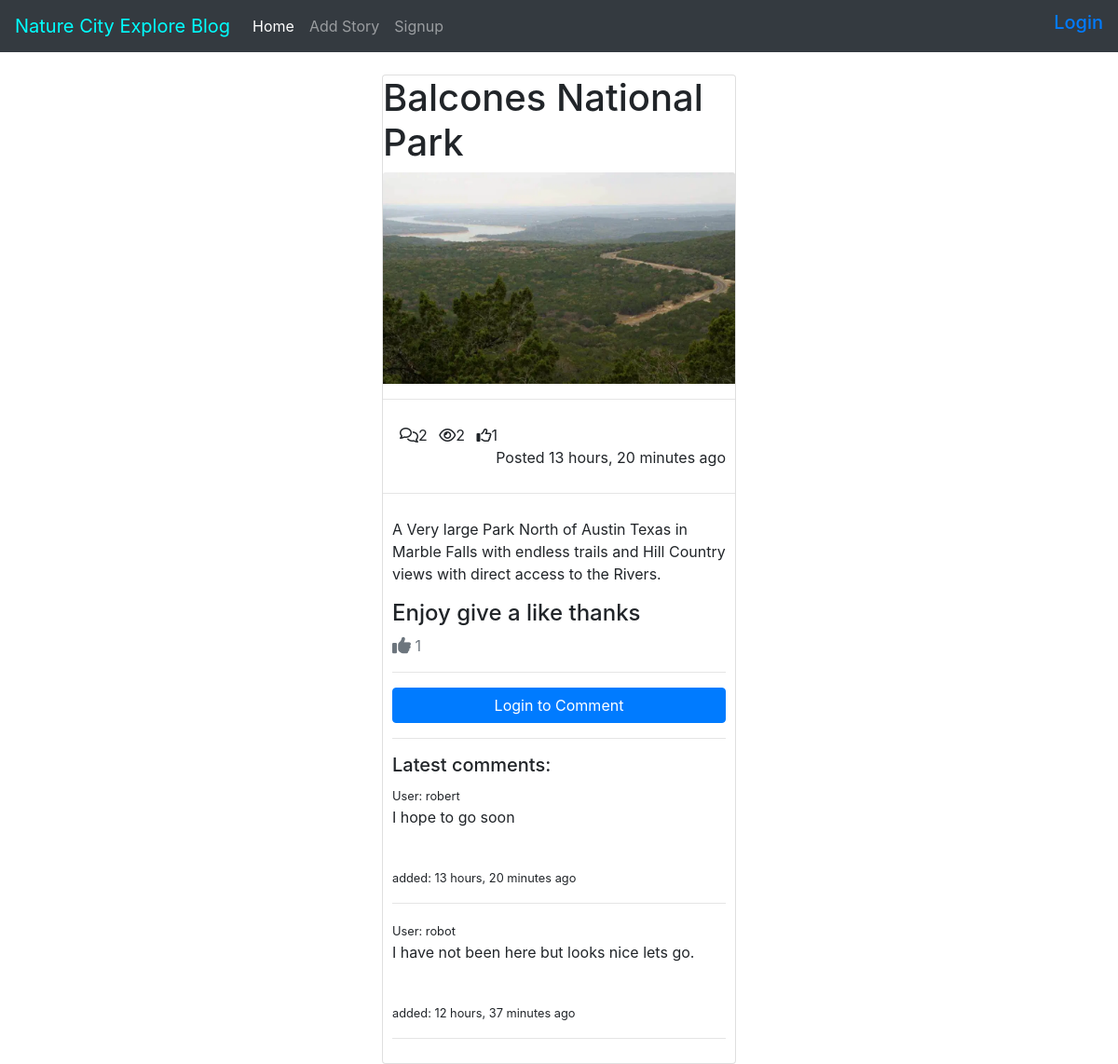
/balcones/, run on the app's committed database.
### posts/models.py (models this page shows, shortened)
class Post(models.Model):
    title = models.CharField(max_length=100)
    content = models.TextField()
    thumbnail = models.ImageField()
    publish_date = models.DateTimeField(auto_now_add=True)
    last_updated = models.DateTimeField(auto_now=True)
    author = models.ForeignKey(User, on_delete=models.CASCADE)
    slug = models.SlugField()
    def get_like_url(self):
        return reverse("like", kwargs={
            'slug': self.slug
        })
    @property
    def comments(self):
        return self.comment_set.all()
    @property
    def get_comment_count(self):
        return self.comment_set.all().count()
    @property
    def get_view_count(self):
        return self.postview_set.all().count()
    @property
    def get_like_count(self):
        return self.like_set.all().count()

class Comment(models.Model):
    user = models.ForeignKey(User, on_delete=models.CASCADE)
    post = models.ForeignKey(Post, on_delete=models.CASCADE)
    timestamp = models.DateTimeField(auto_now_add=True)
    content = models.TextField()

class User(AbstractUser):
    pass

### posts/views.py (the view, shortened to what this page needs)
# urls.py: path('<slug>/', PostDetailView.as_view(), name='detail'),
class PostDetailView(DetailView):
    model = Post
    def get_context_data(self, **kwargs):
        context = super().get_context_data(**kwargs)
        context.update({
            'form': CommentForm()
        })
        return context
    def get_object(self, **kwargs):
        object = super().get_object(**kwargs)
        if self.request.user.is_authenticated:
            PostView.objects.get_or_create(user=self.request.user, post=object)
        return object

### posts/templates/posts/post_detail.html
{% extends 'posts/base.html' %}
{% load crispy_forms_tags %}
{% block content %}
<div class='row'>
        <div class='col-4 offset-4'>
        <div class='card'>
                <h1>{{ object.title|title }}</h1>
                <img src="{{ object.thumbnail.url }}" class="card-img-top" alt="">
        <hr/>
        <div style='padding: 10px'>
                <span><i class="far fa-comments ml-2"></i>{{ object.get_comment_count }}</span>
                <span><i class="far fa-eye ml-2"></i>{{ object.get_view_count }}</span>
                <span><i class="far fa-thumbs-up ml-2"></i>{{ object.get_like_count }}</span>
                <span class='float-right'>Posted {{ object.publish_date|timesince }} ago</span>
        </div>
        <hr/>
        <div>
                <div style='padding: 10px'>
                <p>{{ object.content }}</p>
                <h4>Enjoy give a like thanks</h4>
                <a class='text-muted' href="{{ object.get_like_url }}">
                        <i class='fas fa-thumbs-up fa-lg'></i>
                        {{ object.get_like_count }}
                </a>
                <hr/>
               {% if request.user.is_authenticated %}
                <h4>Leave a comment</h4>
                <form method="POST">
                        {% csrf_token %}
                        {{ form|crispy }}
                        <button class='btn btn-primary' type='submit'>Comment</button>
                </form>
                <hr/>
                        {% else %}
                        <a href="{% url 'account_login' %}" class="btn btn-primary btn-block">Login to Comment</a>
                        {% endif %}
               <hr/>
                <h5>Latest comments:</h5>
                {% for comment in object.comments %}
                        <div>
                                <small>User: {{ comment.user.username }}</small>
                                <p>{{ comment.content }}</p>
                                <br>
                                <small>added: {{ comment.timestamp|timesince }} ago</small>
                        </div>
                        <hr/>
                        {% endfor %}
        </div>
   </div>
   </div>
</div>
{% endblock %}

### data on the page
Post: title "Balcones National Park", thumbnail (picture), get_comment_count "2", get_view_count "2", get_like_count "1", publish_date "13 hours, 20 minutes", content "A Very large Park North of Austin Texas in Marble Falls with endless trails and Hill Country views with direct access to the Rivers."
Comment: user.username "robert", content "I hope to go soon", timestamp "13 hours, 20 minutes"
Comment: user.username "robot", content "I have not been here but looks nice lets go.", timestamp "12 hours, 37 minutes"
